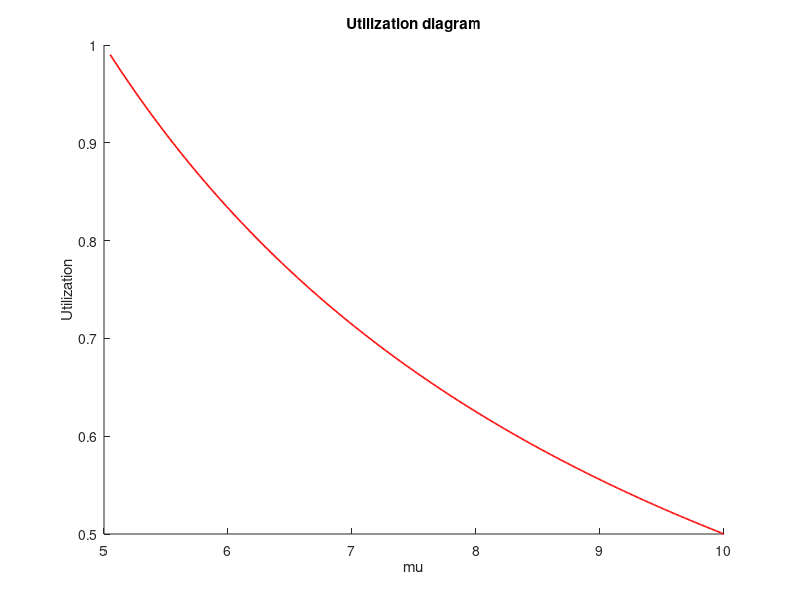
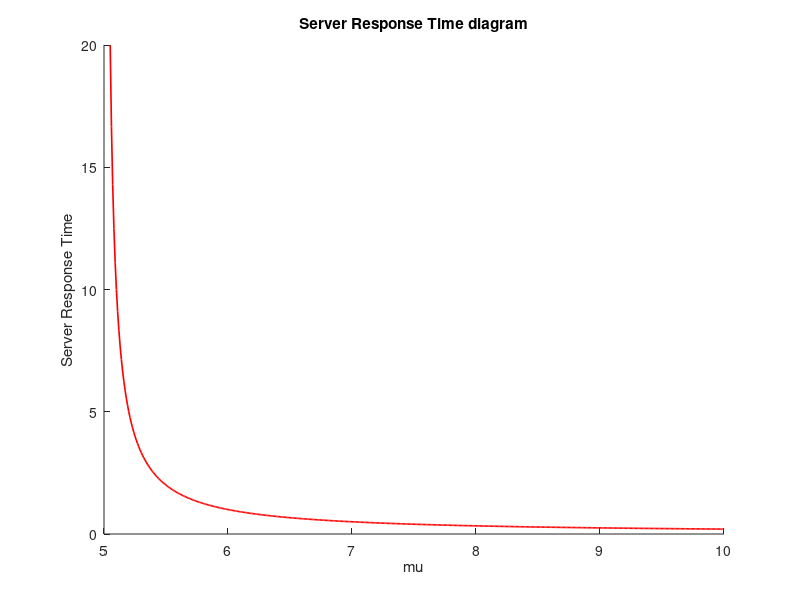
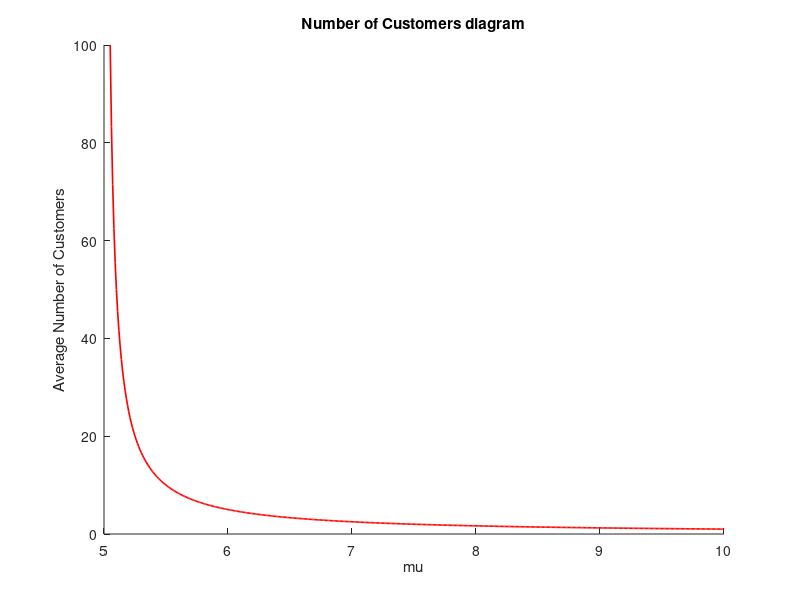
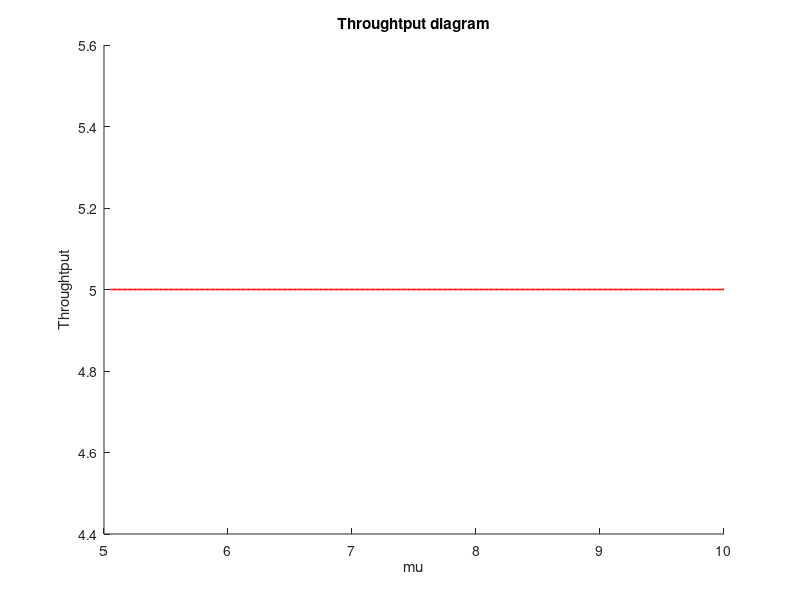

Reproduce these figures in MATLAB, in order.
clc;
clear all;
close all;
pkg load queueing;
#M/M/1
colors = "rbgm";
lambda = 5;
mu = 5.05:0.01:10;
[U, R, Q, X, p0] = qsmm1(lambda, mu);
figure(1);
hold on;
plot(mu,U,colors(1),"linewidth",1.2);
hold off;
title("Utilization diagram");
xlabel("mu");
ylabel("Utilization");
figure(2);
hold on;
plot(mu,R,colors(1),"linewidth",1.2);
hold off;
title("Server Response Time diagram");
xlabel("mu");
ylabel("Server Response Time");
figure(3);
hold on;
plot(mu,Q,colors(1),"linewidth",1.2);
hold off;
title("Number of Customers diagram");
xlabel("mu");
ylabel("Average Number of Customers");
figure(4);
hold on;
plot(mu,X,colors(1),"linewidth",1.2);
hold off;
title("Throughtput diagram");
xlabel("mu");
ylabel("Throughtput");
# M/M/1 vs M/M/2 comparison
[U2, R2, Q2, X2, p02] = qsmmm(10,10,2);
display(cstrcat("M/M/2 queue: E(T) = ", num2str(R2)));
[U1, R1, Q1, X1, p01] = qsmm1(5,10);
display(cstrcat("2 M/M/1 queues: E(T) = ", num2str(R1)));
# Μ/Μ/1/4 , lamda=5, mu=1/ lamda=5,mu=5/lamda=5,mu=20
lambda = 5;
mu = 10;
states = [0,1,2,3,4]; % system with capacity 4 states
% the initial state of the system. The system is initially empty.
initial_state = [0,0,0,0,1];
% define the birth and death rates between the states of the system.
births_B = [lambda,lambda/2,lambda/3,lambda/4];
deaths_D = [mu,mu,mu,mu];
% get the transition matrix of the birth-death process
transition_matrix = ctmcbd(births_B,deaths_D);
% get the ergodic probabilities of the system
P = ctmc(transition_matrix);
display(transition_matrix);
figure(5);
bar(states,P,"r",0.5);
display(cstrcat("E[n(t)] = ", num2str(sum(P.*[0,1,2,3,4]))));
display(cstrcat("P{Blocking} = ", num2str(P(5))));
index = 0;
for T=0:0.01:50
index = index + 1;
P0 = ctmc(transition_matrix,T,initial_state);
Prob0(index) = P0(1);
if P0-P < 0.01
break;
endif
endfor
T = 0:0.01:T;
figure(6);
plot(T,Prob0,"r","linewidth",1.3);
index = 0;
for T=0:0.01:50
index = index + 1;
P0 = ctmc(transition_matrix,T,initial_state);
Prob0(index) = P0(2);
if P0-P < 0.01
break;
endif
endfor
T = 0:0.01:T;
figure(7);
plot(T,Prob0,"r","linewidth",1.3);
index = 0;
for T=0:0.01:50
index = index + 1;
P0 = ctmc(transition_matrix,T,initial_state);
Prob0(index) = P0(3);
if P0-P < 0.01
break;
endif
endfor
T = 0:0.01:T;
figure(8);
plot(T,Prob0,"r","linewidth",1.3);
index = 0;
for T=0:0.01:50
index = index + 1;
P0 = ctmc(transition_matrix,T,initial_state);
Prob0(index) = P0(4);
if P0-P < 0.01
break;
endif
endfor
T = 0:0.01:T;
figure(9);
plot(T,Prob0,"r","linewidth",1.3);
index = 0;
for T=0:0.01:50
index = index + 1;
P0 = ctmc(transition_matrix,T,initial_state);
Prob0(index) = P0(5);
if P0-P < 0.01
break;
endif
endfor
T = 0:0.01:T;
figure(10);
plot(T,Prob0,"r","linewidth",1.3);